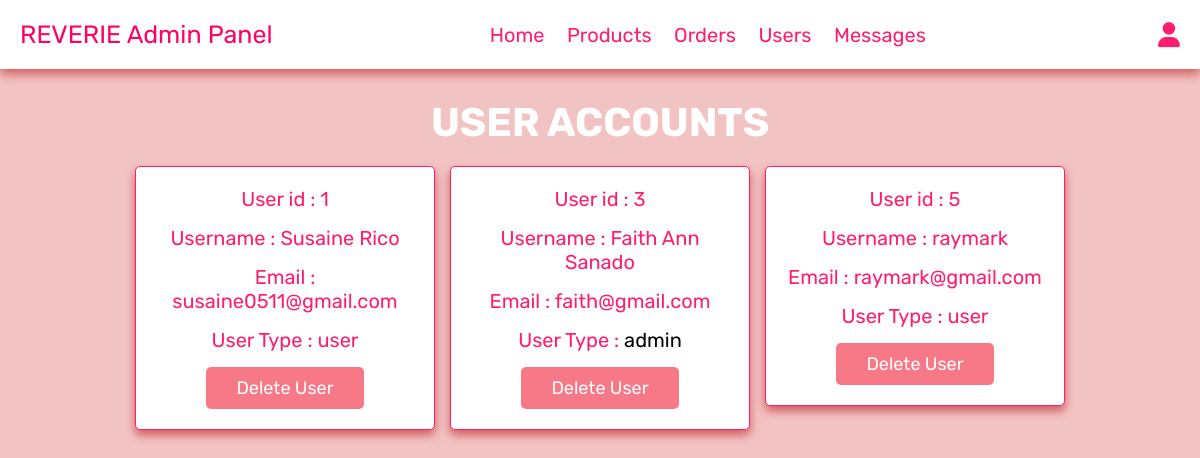
The app's page /Others/admin_users.php (signed in) with its own data.
### tables this page shows
CREATE TABLE `users` (
  `id` int(100) NOT NULL,
  `name` varchar(100) NOT NULL,
  `email` varchar(100) NOT NULL,
  `password` varchar(100) NOT NULL,
  `user_type` varchar(20) NOT NULL DEFAULT 'user'
);

### Others/admin_users.php (the view, shortened to what this page needs)
<?php
include 'config.php';
?>
<!DOCTYPE html>
<html lang="en">
<head>
   <link rel="stylesheet" href="https://cdnjs.cloudflare.com/ajax/libs/font-awesome/6.0.0/css/all.min.css">
   <link rel="stylesheet" href="css/admin_style.css">
</head>
<body>
<?php include 'admin_header.php'; ?>
<section class="users">
   <h1 class="title"> User Accounts </h1>
   <div class="box-container">
      <?php
         $select_users = mysqli_query($conn, "SELECT * FROM `users`") or die('query failed');
         while($fetch_users = mysqli_fetch_assoc($select_users)){
      ?>
      <div class="box">
         <p> User id : <span><?php echo $fetch_users['id']; ?></span> </p>
         <p> Username : <span><?php echo $fetch_users['name']; ?></span> </p>
         <p> Email : <span><?php echo $fetch_users['email']; ?></span> </p>
         <p> User Type : <span style="color:<?php if($fetch_users['user_type'] == 'admin'){ echo 'var(--orange)'; } ?>"><?php echo $fetch_users['user_type']; ?></span> </p>
         <a href="admin_users.php?delete=<?php echo $fetch_users['id']; ?>" onclick="return confirm('delete this user?');" class="delete-btn">Delete user</a>
      </div>
      <?php
         };
      ?>
   </div>
</section>
</body>
</html>

### CSS/admin_style.css (style rules this page uses)
:root { --pink:#ff0066; --purple:#db0763; --red:#f77988; --orange:#000000; --black:#ff1d70; --white:#ffffff; --light-color:#f3beda; --light-white:#f7c9c9; --light-bg:#f2c3c3; --border:.1rem solid var(--black); --box-shadow:0 .5rem 1rem rgb(208, 91, 91); }
* { font-family: 'Rubik', sans-serif; margin:0; padding:0; box-sizing: border-box; outline: none; border:none; text-decoration: none; transition:all .2s linear; }
html { font-size: 62.5%; overflow-x: hidden; }
body { background-color: var(--light-bg); }
section { padding:3rem 2rem; }
.title { text-align: center; margin-bottom: 2rem; text-transform: uppercase; color:var(--white); font-size: 4rem; }
.btn, .option-btn, .delete-btn, .white-btn { display: inline-block; margin-top: 1rem; padding:1rem 3rem; cursor: pointer; color:var(--white); font-size: 1.8rem; border-radius: .5rem; text-transform: capitalize; }
.delete-btn { background-color: var(--red); }
.users .box-container { display: grid; grid-template-columns: repeat(auto-fit, 30rem); justify-content: center; gap:1.5rem; max-width: 1200px; margin:0 auto; align-items: flex-start; }
.users .box-container .box { background-color: var(--white); padding:2rem; border:var(--border); box-shadow: var(--box-shadow); border-radius: .5rem; text-align: center; }
.users .box-container .box p { padding-bottom: 1.5rem; font-size: 2rem; color:var(--black); }
.users .box-container .box p span { color:var(--black); }
.users .box-container .box .delete-btn { margin-top: 0; }

### records on screen
users: id "1", name "Susaine Rico", email "susaine0511@gmail.com", user_type "user"
users: id "3", name "Faith Ann Sanado", email "faith@gmail.com", user_type "admin"
users: id "5", name "raymark", email "raymark@gmail.com", user_type "user"
